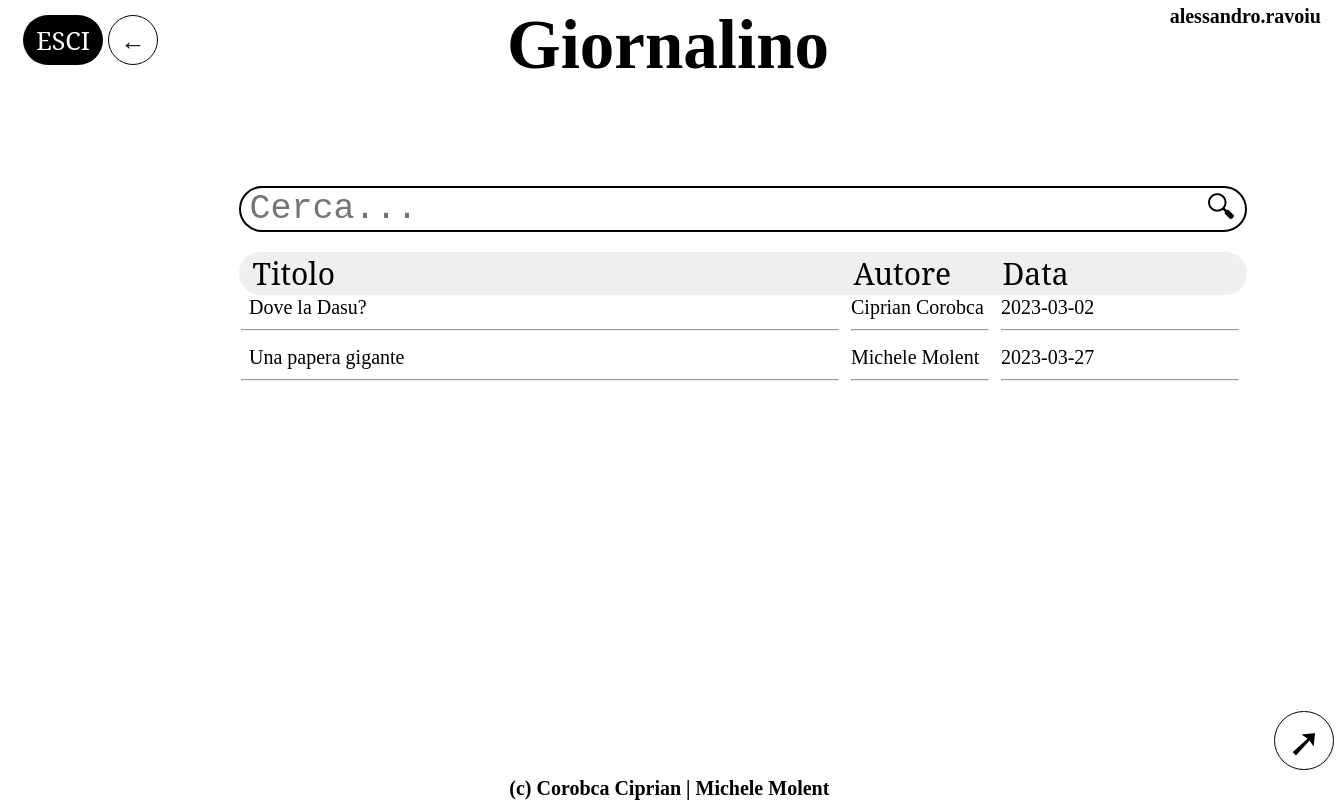
Screenshot of /scrit_vi_spec.php (signed in) with the database file from the repository.
### tables this page shows
CREATE TABLE `tblarticoli` (
  `idArt` int(11) NOT NULL,
  `titolo` varchar(100) NOT NULL,
  `contenuto` text NOT NULL,
  `categoria` varchar(50) NOT NULL,
  `dataP` date NOT NULL,
  `scrittore` int(11) NOT NULL,
  `validato` int(11) DEFAULT NULL
);

CREATE TABLE `tblutenti` (
  `matricola` int(11) NOT NULL,
  `nome` varchar(50) NOT NULL,
  `cognome` varchar(50) NOT NULL,
  `idAcc` int(11) NOT NULL
);

### scrit_vi_spec.php (the view, shortened to what this page needs)
<!DOCTYPE html>
<html>
    <head>
        <link rel="stylesheet" href="style.css"></link>
    </head>
    <body>
        <?php
            if(isset($_SESSION['user']))
            {
                echo"<form method='POST' action='logout.php'>
                        <button class='logout'>ESCI</button>
                    </form>";
                echo"<h5 style='top:0;
                                right:0;
                                margin-right:15px;
                                margin-top:5px;
                                position:fixed;
                                display:block;'
                                >".$_SESSION['user']."</h5>";
            }
            else
            {
                echo"<script>close();</script>";
            }
        ?>
        <form action="scrittore_vi.php">
            <button class="return">←</button>
        </form>
        <div class="header">
            <a class="homelink" href="scrittore_vi.php"><h1>Giornalino</h1></a>
        </div>
        <div class="maindiv">
            <form action="scrittore_vii.php">
                <button class="deselected">➚</button>
            </form>
            <form method="POST" action="scrit_vi_spec.php">
                <input type="text" placeholder="Cerca..." name="cerca" class="searchbar" required>
                <button class="searchbtn">🔍︎</button>
            </form>
            <div style="text-align:center;">
                <button name="titolo" class="headingbtn" style="width:610px;margin-left:5px;
                                                                border-top-left-radius:30px;
                                                                border-bottom-left-radius:30px;
                                                                text-indent:8px;">Titolo</button>
                <button name="autore" class="headingbtn" style="width:150px;">Autore</button>
                <button name="data" class="headingbtn" style="width:250px;
                                                                border-top-right-radius:30px;
                                                                border-bottom-right-radius:30px;">Data</button>
                <form method="POST" action="srt.php">
                    <?php
                    $term = $_POST['cerca'];
                    include_once("connect.php");
                    $query1 = "SELECT tblarticoli.idArt,tblarticoli.titolo,tblarticoli.dataP,tblutenti.nome,tblutenti.cognome
                               FROM tblarticoli
                               JOIN tblutenti ON tblutenti.matricola = tblarticoli.scrittore
                               WHERE tblarticoli.titolo LIKE '%$term%'
                               AND tblarticoli.validato IS NOT NULL
                               ORDER BY tblarticoli.titolo;";
                    $res = $c->query($query1);
                    if($res == false)
                    {
                        echo"error";
                    }
                    else
                    {
                        while($data = mysqli_fetch_array($res,MYSQLI_ASSOC))
                        {
                            echo"<button class='visualizer' style='width:610px;text-indent:8px;
                                                        border-top-left-radius:30px;
                                                        border-bottom-left-radius:30px;'
                                name='art' value='".$data['idArt']."' id='titolo'>".$data['titolo']."</label><hr>";
                            echo"<button class='visualizer' style='width:150px;'
                                    name='art' value='".$data['idArt']."' id='autore'>".$data['nome']." ".$data['cognome']."</label><hr>";
                            echo"<button class='visualizer' style='width:250px;
                                                            border-top-right-radius:30px;
                                                            border-bottom-right-radius:30px;'
                                    name='art' value='".$data['idArt']."' id='data'>".$data['dataP']."</label><br><hr>";
                        }
                    }
                    ?>
                </form>
            </div>
        </div>
        <div class="footer">
            <a class="homelink" target=”_blank” href="https://www.youtube.com/watch?v=dQw4w9WgXcQ"><h5>(c) Corobca Ciprian | Michele Molent</h5></a>
        </div>
    </body>
</html>

### style.css (style rules this page uses)
html,body { text-align: center; }
h1 { font-size:69px; font-family:Times New Roman; color:#000000; }
h5 { font-size:20px; font-family:Times New Roman; color:#000000; display:inline; margin:45px; }
.maindiv { width:1200px; margin-left:10%; }
.header { position:absolute fixed; margin-top:-30px; margin-bottom:100px; margin-top:-40px; }
.footer { box-sizing: border-box; bottom:0; position:fixed; text-align: center; background-color: #ffffff; width:99%; }
.homelink { text-decoration: none; }
.searchbar { border:2px solid; width:1000px; font-size: 35px; text-indent: 7px; margin-bottom:20px; border-radius:25px; font-family:Courier New; }
.searchbtn { font-size: 30px; border-radius: 50%; margin-left:-50px; border:none; background: transparent; }
.headingbtn { border:none; font-size: 30px; font-family:Noto Serif; margin-left:-5px; overflow: hidden; text-align: left; }
.visualizer { font-family: Century; font-size: 20px; border:none; background: transparent; text-overflow: ellipsis; overflow: hidden; white-space:nowrap; text-align: left; }
.logout { display:block; margin-top:15px; margin-left:15px; font-family:Noto Serif; width:80px; height:50px; position:fixed; top:0; font-size:25px; border-radius:50px; border:none; background-color: #000000; color:#ffffff; transition: 0.2s; }
.return { display:block; margin-top:15px; margin-left:100px; font-family:Noto Serif; width:50px; height:50px; font-size:25px; border-radius:50px; position:fixed; top:0; border:none; color: #000000; background-color:#ffffff; border:1px solid; transition: 0.2s; }
.deselected { width:60px; margin-left:40%; font-size: 40px; font-family:Noto Serif; border:1px solid #000000; background-color: #ffffff; color:#000000; border-radius: 40px; margin-top:-75px; margin-bottom:30px; position:fixed; bottom:0; }

### rows the page displays
tblarticoli: $data['idArt'] 6 (drawn), titolo "Dove la Dasu?", scrittore.nome "Ciprian", scrittore.cognome "Corobca", dataP "2023-03-02"
tblarticoli: $data['idArt'] 1 (drawn), titolo "Una papera gigante", scrittore.nome "Michele", scrittore.cognome "Molent", dataP "2023-03-27"

### other values shown
$_SESSION['user'] "alessandro.ravoiu"
